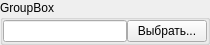
<?xml version="1.0" encoding="UTF-8"?>
<ui version="4.0">
 <class>ReportSelectionWidget</class>
 <widget class="QWidget" name="ReportSelectionWidget">
  <property name="geometry">
   <rect>
    <x>0</x>
    <y>0</y>
    <width>210</width>
    <height>38</height>
   </rect>
  </property>
  <property name="windowTitle">
   <string>Form</string>
  </property>
  <layout class="QGridLayout" name="gridLayout_2">
   <property name="margin">
    <number>0</number>
   </property>
   <property name="spacing">
    <number>0</number>
   </property>
   <item row="0" column="0">
    <widget class="QGroupBox" name="groupBox">
     <property name="title">
      <string>GroupBox</string>
     </property>
     <property name="flat">
      <bool>true</bool>
     </property>
     <layout class="QGridLayout" name="gridLayout">
      <property name="margin">
       <number>0</number>
      </property>
      <property name="spacing">
       <number>0</number>
      </property>
      <item row="0" column="0">
       <widget class="QLineEdit" name="lineEditReportPath"/>
      </item>
      <item row="0" column="1">
       <widget class="QPushButton" name="pushButtonSelect">
        <property name="text">
         <string>Выбрать...</string>
        </property>
       </widget>
      </item>
     </layout>
    </widget>
   </item>
  </layout>
 </widget>
 <resources/>
 <connections/>
</ui>
